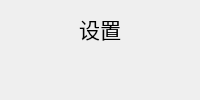
    <widget class="QWidget" name="pageSetting">
     <property name="sizePolicy">
      <sizepolicy hsizetype="Expanding" vsizetype="Preferred">
       <horstretch>0</horstretch>
       <verstretch>0</verstretch>
      </sizepolicy>
     </property>
     <layout class="QVBoxLayout" name="verticalLayout_7">
      <item>
       <layout class="QVBoxLayout" name="pageSeetingLayout">
        <item>
         <widget class="QLabel" name="label_5">
          <property name="maximumSize">
           <size>
            <width>16777215</width>
            <height>40</height>
           </size>
          </property>
          <property name="font">
           <font>
            <pointsize>16</pointsize>
           </font>
          </property>
          <property name="text">
           <string>设置</string>
          </property>
          <property name="alignment">
           <set>Qt::AlignmentFlag::AlignCenter</set>
          </property>
         </widget>
        </item>
        <item>
         <widget class="QWidget" name="seetingWidget" native="true">
          <widget class="QWidget" name="layoutWidget">
           <property name="geometry">
            <rect>
             <x>250</x>
             <y>60</y>
             <width>251</width>
             <height>121</height>
            </rect>
           </property>
           <layout class="QVBoxLayout" name="verticalLayout_3">
            <property name="spacing">
             <number>10</number>
            </property>
            <property name="leftMargin">
             <number>5</number>
            </property>
            <property name="topMargin">
             <number>5</number>
            </property>
            <property name="rightMargin">
             <number>5</number>
            </property>
            <property name="bottomMargin">
             <number>5</number>
            </property>
            <item>
             <layout class="QHBoxLayout" name="horizontalLayout_3">
              <property name="spacing">
               <number>10</number>
              </property>
              <property name="leftMargin">
               <number>5</number>
              </property>
              <property name="topMargin">
               <number>5</number>
              </property>
              <property name="rightMargin">
               <number>5</number>
              </property>
              <property name="bottomMargin">
               <number>5</number>
              </property>
              <item>
               <widget class="QLabel" name="label_6">
                <property name="sizePolicy">
                 <sizepolicy hsizetype="Maximum" vsizetype="Preferred">
                  <horstretch>0</horstretch>
                  <verstretch>0</verstretch>
                 </sizepolicy>
                </property>
                <property name="baseSize">
                 <size>
                  <width>0</width>
                  <height>0</height>
                 </size>
                </property>
                <property name="font">
                 <font>
                  <pointsize>12</pointsize>
                 </font>
                </property>
                <property name="text">
                 <string>语言：</string>
                </property>
               </widget>
              </item>
              <item>
               <widget class="QComboBox" name="langComboBox">
                <property name="sizePolicy">
                 <sizepolicy hsizetype="MinimumExpanding" vsizetype="Fixed">
                  <horstretch>0</horstretch>
                  <verstretch>0</verstretch>
                 </sizepolicy>
                </property>
                <property name="font">
                 <font>
                  <pointsize>9</pointsize>
                 </font>
                </property>
                <item>
                 <property name="text">
                  <string>中文(简体)</string>
                 </property>
                </item>
                <item>
                 <property name="text">
                  <string>文言文(华夏)</string>
                 </property>
                </item>
                <item>
                 <property name="text">
                  <string>English</string>
                 </property>
                </item>
                <item>
                 <property name="text">
                  <string>日本語</string>
                 </property>
                </item>
               </widget>
              </item>
             </layout>
            </item>
            <item>
             <layout class="QHBoxLayout" name="horizontalLayout_4">
              <property name="spacing">
               <number>10</number>
              </property>
              <property name="leftMargin">
               <number>5</number>
              </property>
              <property name="topMargin">
               <number>5</number>
              </property>
              <property name="rightMargin">
               <number>5</number>
              </property>
              <property name="bottomMargin">
               <number>5</number>
              </property>
              <item>
               <widget class="QLabel" name="label_7">
                <property name="font">
                 <font>
                  <pointsize>12</pointsize>
                  <kerning>true</kerning>
                 </font>
                </property>
                <property name="text">
                 <string>背景：</string>
                </property>
               </widget>
              </item>
              <item>
               <widget class="QComboBox" name="picComboBox">
                <property name="sizePolicy">
                 <sizepolicy hsizetype="MinimumExpanding" vsizetype="Fixed">
                  <horstretch>0</horstretch>
                  <verstretch>0</verstretch>
                 </sizepolicy>
                </property>
                <property name="font">
                 <font>
                  <pointsize>9</pointsize>
                 </font>
                </property>
                <property name="editable">
                 <bool>false</bool>
                </property>
                <item>
                 <property name="text">
                  <string>无背景</string>
                 </property>
                </item>
                <item>
                 <property name="text">
                  <string>蔡徐坤</string>
                 </property>
                </item>
                <item>
                 <property name="text">
                  <string>灵梦</string>
                 </property>
                </item>
                <item>
                 <property name="text">
                  <string>原神系列</string>
                 </property>
                </item>
                <item>
                 <property name="text">
                  <string>崩铁系列</string>
                 </property>
                </item>
                <item>
                 <property name="text">
                  <string>共和国风</string>
                 </property>
                </item>
                <item>
                 <property name="text">
                  <string>随机</string>
                 </property>
                </item>
                <item>
                 <property name="text">
                  <string>本地浏览</string>
                 </property>
                </item>
                <item>
                 <property name="text">
                  <string>从互联网获取</string>
                 </property>
                </item>
               </widget>
              </item>
             </layout>
            </item>
           </layout>
          </widget>
          <widget class="QWidget" name="layoutWidgetgy">
           <property name="geometry">
            <rect>
             <x>250</x>
             <y>250</y>
             <width>251</width>
             <height>201</height>
            </rect>
           </property>
           <layout class="QVBoxLayout" name="verticalLayout">
            <property name="spacing">
             <number>10</number>
            </property>
            <property name="leftMargin">
             <number>5</number>
            </property>
            <property name="topMargin">
             <number>5</number>
            </property>
            <property name="rightMargin">
             <number>5</number>
            </property>
            <property name="bottomMargin">
             <number>5</number>
            </property>
            <item>
             <widget class="QPushButton" name="bulbButton">
              <property name="text">
               <string>开关灯</string>
              </property>
             </widget>
            </item>
            <item>
             <widget class="QPushButton" name="clearPicCacheButton">
              <property name="text">
               <string>清除图片缓存</string>
              </property>
             </widget>
            </item>
            <item>
             <widget class="QPushButton" name="checkDayLogButton">
              <property name="text">
               <string>查看重要日日志</string>
              </property>
             </widget>
            </item>
            <item>
             <widget class="QPushButton" name="checkMemLogButton">
              <property name="text">
               <string>查看备忘录日志</string>
              </property>
             </widget>
            </item>
           </layout>
          </widget>
         </widget>
        </item>
       </layout>
      </item>
     </layout>
    </widget>
